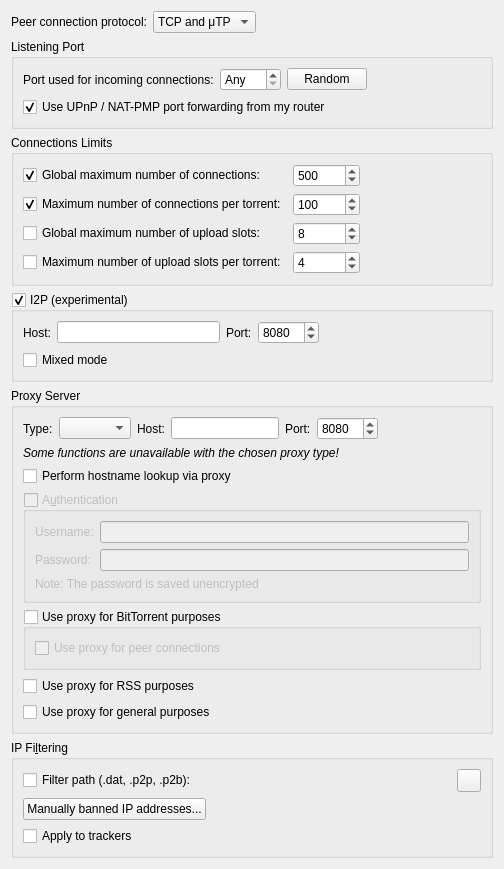
          <widget class="QWidget" name="scrollAreaWidgetContents_3">
           <property name="geometry">
            <rect>
             <x>0</x>
             <y>0</y>
             <width>504</width>
             <height>848</height>
            </rect>
           </property>
           <layout class="QVBoxLayout" name="verticalLayout_20">
            <item>
             <layout class="QHBoxLayout" name="horizontalLayout_12">
              <item>
               <widget class="QLabel" name="label_24">
                <property name="text">
                 <string>Peer connection protocol:</string>
                </property>
               </widget>
              </item>
              <item>
               <widget class="QComboBox" name="comboProtocol">
                <item>
                 <property name="text">
                  <string>TCP and μTP</string>
                 </property>
                </item>
                <item>
                 <property name="text">
                  <string notr="true">TCP</string>
                 </property>
                </item>
                <item>
                 <property name="text">
                  <string notr="true">μTP</string>
                 </property>
                </item>
               </widget>
              </item>
              <item>
               <spacer name="horizontalSpacer_23">
                <property name="orientation">
                 <enum>Qt::Orientation::Horizontal</enum>
                </property>
                <property name="sizeHint" stdset="0">
                 <size>
                  <width>40</width>
                  <height>20</height>
                 </size>
                </property>
               </spacer>
              </item>
             </layout>
            </item>
            <item>
             <widget class="QGroupBox" name="ListeningPortBox">
              <property name="title">
               <string>Listening Port</string>
              </property>
              <layout class="QVBoxLayout" name="listeningPortLayout">
               <item>
                <layout class="QHBoxLayout" name="listeningPortLayout2">
                 <item>
                  <widget class="QLabel" name="lbl_ports">
                   <property name="text">
                    <string>Port used for incoming connections:</string>
                   </property>
                  </widget>
                 </item>
                 <item>
                  <widget class="QSpinBox" name="spinPort">
                   <property name="toolTip">
                    <string>Set to 0 to let your system pick an unused port</string>
                   </property>
                   <property name="specialValueText">
                    <string>Any</string>
                   </property>
                   <property name="maximum">
                    <number>65535</number>
                   </property>
                  </widget>
                 </item>
                 <item>
                  <widget class="QPushButton" name="randomButton">
                   <property name="text">
                    <string>Random</string>
                   </property>
                  </widget>
                 </item>
                 <item>
                  <spacer name="horizontalSpacer_4">
                   <property name="orientation">
                    <enum>Qt::Orientation::Horizontal</enum>
                   </property>
                   <property name="sizeHint" stdset="0">
                    <size>
                     <width>40</width>
                     <height>20</height>
                    </size>
                   </property>
                  </spacer>
                 </item>
                </layout>
               </item>
               <item>
                <widget class="QCheckBox" name="checkUPnP">
                 <property name="text">
                  <string>Use UPnP / NAT-PMP port forwarding from my router</string>
                 </property>
                 <property name="checked">
                  <bool>true</bool>
                 </property>
                </widget>
               </item>
              </layout>
             </widget>
            </item>
            <item>
             <widget class="QGroupBox" name="nbConnecBox">
              <property name="title">
               <string>Connections Limits</string>
              </property>
              <layout class="QGridLayout" name="gridLayout">
               <item row="0" column="0">
                <widget class="QCheckBox" name="checkMaxConnections">
                 <property name="text">
                  <string>Global maximum number of connections:</string>
                 </property>
                 <property name="checked">
                  <bool>true</bool>
                 </property>
                </widget>
               </item>
               <item row="0" column="1">
                <widget class="QSpinBox" name="spinMaxConnec">
                 <property name="enabled">
                  <bool>true</bool>
                 </property>
                 <property name="minimum">
                  <number>2</number>
                 </property>
                 <property name="maximum">
                  <number>2147483647</number>
                 </property>
                 <property name="value">
                  <number>500</number>
                 </property>
                </widget>
               </item>
               <item row="0" column="2">
                <spacer name="horizontalSpacer_3">
                 <property name="orientation">
                  <enum>Qt::Orientation::Horizontal</enum>
                 </property>
                 <property name="sizeHint" stdset="0">
                  <size>
                   <width>40</width>
                   <height>20</height>
                  </size>
                 </property>
                </spacer>
               </item>
               <item row="1" column="0">
                <widget class="QCheckBox" name="checkMaxConnectionsPerTorrent">
                 <property name="text">
                  <string>Maximum number of connections per torrent:</string>
                 </property>
                 <property name="checked">
                  <bool>true</bool>
                 </property>
                </widget>
               </item>
               <item row="1" column="1">
                <widget class="QSpinBox" name="spinMaxConnecPerTorrent">
                 <property name="minimum">
                  <number>2</number>
                 </property>
                 <property name="maximum">
                  <number>2147483647</number>
                 </property>
                 <property name="value">
                  <number>100</number>
                 </property>
                </widget>
               </item>
               <item row="2" column="0">
                <widget class="QCheckBox" name="checkMaxUploads">
                 <property name="text">
                  <string>Global maximum number of upload slots:</string>
                 </property>
                </widget>
               </item>
               <item row="2" column="1">
                <widget class="QSpinBox" name="spinMaxUploads">
                 <property name="maximum">
                  <number>2147483647</number>
                 </property>
                 <property name="value">
                  <number>8</number>
                 </property>
                </widget>
               </item>
               <item row="3" column="0">
                <widget class="QCheckBox" name="checkMaxUploadsPerTorrent">
                 <property name="text">
                  <string>Maximum number of upload slots per torrent:</string>
                 </property>
                </widget>
               </item>
               <item row="3" column="1">
                <widget class="QSpinBox" name="spinMaxUploadsPerTorrent">
                 <property name="maximum">
                  <number>2147483647</number>
                 </property>
                 <property name="value">
                  <number>4</number>
                 </property>
                </widget>
               </item>
              </layout>
             </widget>
            </item>
            <item>
             <widget class="QGroupBox" name="groupI2P">
              <property name="title">
               <string>I2P (experimental)</string>
              </property>
              <property name="checkable">
               <bool>true</bool>
              </property>
              <property name="checked">
               <bool>true</bool>
              </property>
              <layout class="QVBoxLayout" name="verticalLayout_40">
               <item>
                <layout class="QHBoxLayout" name="i2pLayout">
                 <item>
                  <widget class="QLabel" name="labelI2PHost">
                   <property name="text">
                    <string>Host:</string>
                   </property>
                  </widget>
                 </item>
                 <item>
                  <widget class="QLineEdit" name="textI2PHost"/>
                 </item>
                 <item>
                  <widget class="QLabel" name="labelI2PPort">
                   <property name="text">
                    <string>Port:</string>
                   </property>
                  </widget>
                 </item>
                 <item>
                  <widget class="QSpinBox" name="spinI2PPort">
                   <property name="minimum">
                    <number>1</number>
                   </property>
                   <property name="maximum">
                    <number>65535</number>
                   </property>
                   <property name="value">
                    <number>8080</number>
                   </property>
                  </widget>
                 </item>
                 <item>
                  <spacer name="horizontalSpacer_22">
                   <property name="orientation">
                    <enum>Qt::Orientation::Horizontal</enum>
                   </property>
                   <property name="sizeHint" stdset="0">
                    <size>
                     <width>40</width>
                     <height>20</height>
                    </size>
                   </property>
                  </spacer>
                 </item>
                </layout>
               </item>
               <item>
                <widget class="QCheckBox" name="checkI2PMixed">
                 <property name="toolTip">
                  <string>&lt;html&gt;&lt;head/&gt;&lt;body&gt;&lt;p&gt;If &quot;mixed mode&quot; is enabled I2P torrents are allowed to also get peers from other sources than the tracker, and connect to regular IPs, not providing any anonymization. This may be useful if the user is not interested in the anonymization of I2P, but still wants to be able to connect to I2P peers.&lt;/p&gt;&lt;/body&gt;&lt;/html&gt;</string>
                 </property>
                 <property name="text">
                  <string>Mixed mode</string>
                 </property>
                </widget>
               </item>
              </layout>
             </widget>
            </item>
            <item>
             <widget class="QGroupBox" name="groupProxy">
              <property name="enabled">
               <bool>true</bool>
              </property>
              <property name="title">
               <string>Proxy Server</string>
              </property>
              <layout class="QVBoxLayout" name="verticalLayout_29">
               <item>
                <layout class="QHBoxLayout" name="proxyTypeLayout">
                 <item>
                  <widget class="QLabel" name="ProxyType_lbl">
                   <property name="text">
                    <string>Type:</string>
                   </property>
                  </widget>
                 </item>
                 <item>
                  <widget class="QComboBox" name="comboProxyType"/>
                 </item>
                 <item>
                  <widget class="QLabel" name="lblProxyIP">
                   <property name="text">
                    <string>Host:</string>
                   </property>
                  </widget>
                 </item>
                 <item>
                  <widget class="QLineEdit" name="textProxyIP"/>
                 </item>
                 <item>
                  <widget class="QLabel" name="lblProxyPort">
                   <property name="text">
                    <string>Port:</string>
                   </property>
                  </widget>
                 </item>
                 <item>
                  <widget class="QSpinBox" name="spinProxyPort">
                   <property name="minimum">
                    <number>1</number>
                   </property>
                   <property name="maximum">
                    <number>65535</number>
                   </property>
                   <property name="value">
                    <number>8080</number>
                   </property>
                  </widget>
                 </item>
                 <item>
                  <spacer name="horizontalSpacer_24">
                   <property name="orientation">
                    <enum>Qt::Orientation::Horizontal</enum>
                   </property>
                   <property name="sizeHint" stdset="0">
                    <size>
                     <width>20</width>
                     <height>20</height>
                    </size>
                   </property>
                  </spacer>
                 </item>
                </layout>
               </item>
               <item>
                <widget class="QLabel" name="labelProxyTypeUnavailable">
                 <property name="font">
                  <font>
                   <italic>true</italic>
                  </font>
                 </property>
                 <property name="text">
                  <string>Some functions are unavailable with the chosen proxy type!</string>
                 </property>
                </widget>
               </item>
               <item>
                <widget class="QCheckBox" name="checkProxyHostnameLookup">
                 <property name="toolTip">
                  <string>If checked, hostname lookups are done via the proxy</string>
                 </property>
                 <property name="text">
                  <string>Perform hostname lookup via proxy</string>
                 </property>
                </widget>
               </item>
               <item>
                <widget class="QGroupBox" name="checkProxyAuth">
                 <property name="enabled">
                  <bool>false</bool>
                 </property>
                 <property name="title">
                  <string>A&amp;uthentication</string>
                 </property>
                 <property name="checkable">
                  <bool>true</bool>
                 </property>
                 <property name="checked">
                  <bool>false</bool>
                 </property>
                 <layout class="QVBoxLayout" name="verticalLayout_24">
                  <item>
                   <layout class="QGridLayout" name="gridLayout_12">
                    <item row="0" column="0">
                     <widget class="QLabel" name="lblProxyUsername">
                      <property name="text">
                       <string>Username:</string>
                      </property>
                     </widget>
                    </item>
                    <item row="0" column="1">
                     <widget class="QLineEdit" name="textProxyUsername"/>
                    </item>
                    <item row="1" column="0">
                     <widget class="QLabel" name="lblProxyPassword">
                      <property name="text">
                       <string>Password:</string>
                      </property>
                     </widget>
                    </item>
                    <item row="1" column="1">
                     <widget class="QLineEdit" name="textProxyPassword">
                      <property name="echoMode">
                       <enum>QLineEdit::EchoMode::Password</enum>
                      </property>
                     </widget>
                    </item>
                   </layout>
                  </item>
                  <item>
                   <widget class="QLabel" name="label_23">
                    <property name="text">
                     <string>Note: The password is saved unencrypted</string>
                    </property>
                   </widget>
                  </item>
                 </layout>
                </widget>
               </item>
               <item>
                <widget class="QGroupBox" name="checkProxyBitTorrent">
                 <property name="title">
                  <string>Use proxy for BitTorrent purposes</string>
                 </property>
                 <property name="checkable">
                  <bool>true</bool>
                 </property>
                 <property name="checked">
                  <bool>false</bool>
                 </property>
                 <layout class="QVBoxLayout" name="verticalLayoutProxyBitTorrent">
                  <item>
                   <widget class="QCheckBox" name="checkProxyPeerConnections">
                    <property name="toolTip">
                     <string>Otherwise, the proxy server is only used for tracker connections</string>
                    </property>
                    <property name="text">
                     <string>Use proxy for peer connections</string>
                    </property>
                   </widget>
                  </item>
                 </layout>
                </widget>
               </item>
               <item>
                <widget class="QCheckBox" name="checkProxyRSS">
                 <property name="toolTip">
                  <string>RSS feeds will use proxy</string>
                 </property>
                 <property name="text">
                  <string>Use proxy for RSS purposes</string>
                 </property>
                 <property name="checked">
                  <bool>false</bool>
                 </property>
                </widget>
               </item>
               <item>
                <widget class="QCheckBox" name="checkProxyMisc">
                 <property name="toolTip">
                  <string>Search engine, software updates or anything else will use proxy</string>
                 </property>
                 <property name="text">
                  <string>Use proxy for general purposes</string>
                 </property>
                 <property name="checked">
                  <bool>false</bool>
                 </property>
                </widget>
               </item>
              </layout>
             </widget>
            </item>
            <item>
             <widget class="QGroupBox" name="groupIPFilter">
              <property name="title">
               <string>IP Fi&amp;ltering</string>
              </property>
              <layout class="QVBoxLayout" name="verticalLayout_17">
               <item>
                <layout class="QHBoxLayout" name="horizontalLayout_11">
                 <item>
                  <widget class="QCheckBox" name="checkIPFilter">
                   <property name="text">
                    <string>Filter path (.dat, .p2p, .p2b):</string>
                   </property>
                  </widget>
                 </item>
                 <item>
                  <widget class="FileSystemPathLineEdit" name="textFilterPath" native="true"/>
                 </item>
                 <item>
                  <widget class="QToolButton" name="IpFilterRefreshBtn">
                   <property name="toolTip">
                    <string>Reload the filter</string>
                   </property>
                  </widget>
                 </item>
                </layout>
               </item>
               <item>
                <widget class="QPushButton" name="banListButton">
                 <property name="sizePolicy">
                  <sizepolicy hsizetype="Fixed" vsizetype="Fixed">
                   <horstretch>0</horstretch>
                   <verstretch>0</verstretch>
                  </sizepolicy>
                 </property>
                 <property name="text">
                  <string>Manually banned IP addresses...</string>
                 </property>
                </widget>
               </item>
               <item>
                <widget class="QCheckBox" name="checkIpFilterTrackers">
                 <property name="text">
                  <string>Apply to trackers</string>
                 </property>
                </widget>
               </item>
              </layout>
             </widget>
            </item>
            <item>
             <spacer name="verticalSpacer_3">
              <property name="orientation">
               <enum>Qt::Orientation::Vertical</enum>
              </property>
              <property name="sizeHint" stdset="0">
               <size>
                <width>20</width>
                <height>40</height>
               </size>
              </property>
             </spacer>
            </item>
           </layout>
          </widget>
